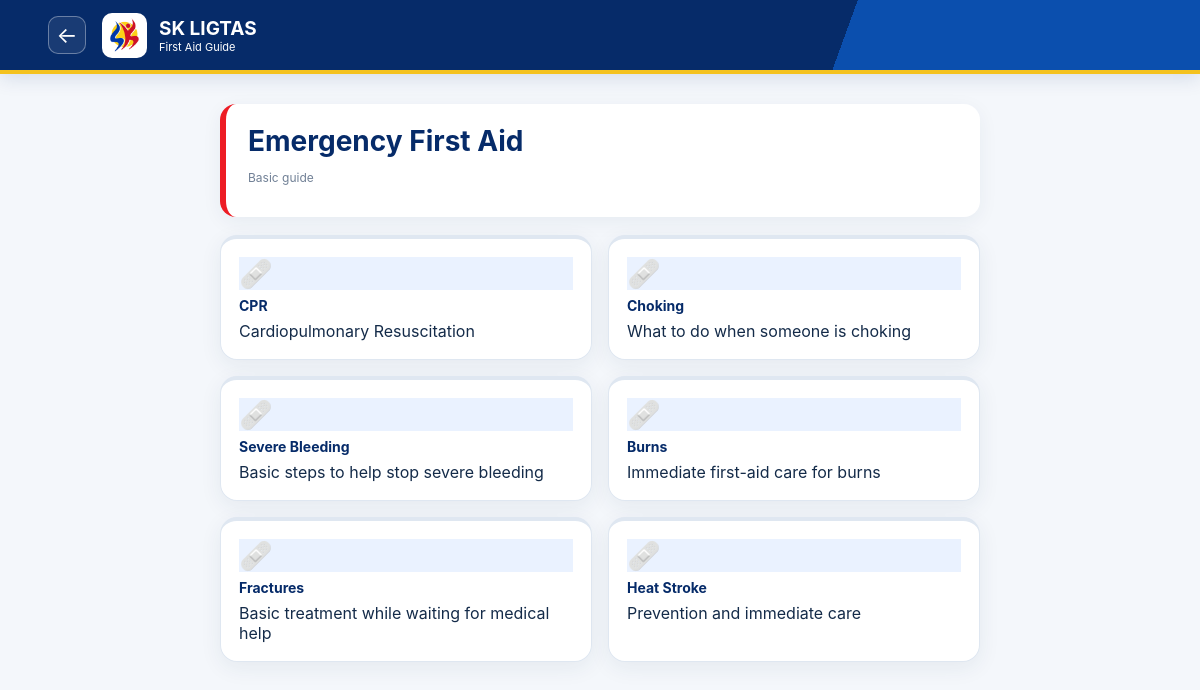
/pages/firstaid.php, run on the app's committed database.
### tables this page shows
CREATE TABLE IF NOT EXISTS first_aid (
    id INT AUTO_INCREMENT PRIMARY KEY,
    title VARCHAR(200) NOT NULL,
    description TEXT NOT NULL,
    created_at TIMESTAMP DEFAULT CURRENT_TIMESTAMP
);

### pages/firstaid.php (the view, shortened to what this page needs)
<?php
require_once __DIR__ . '/../api/config.php';
$items = $conn->query('SELECT id, title, description FROM first_aid ORDER BY id')->fetch_all(MYSQLI_ASSOC);
?><!doctype html>
<html>
<head>
	<link rel="stylesheet" href="../assets/style.css">
</head>
<body>
	<header class="header">
		<div class="brand">
			<a href="../index.php" class="back-link">&larr;</a>
			<div class="shield"><img src="../asset/sk-logo.png" alt="SK LIGTAS Logo"></div>
			<div><strong>SK LIGTAS</strong><span>First Aid Guide</span></div>
		</div>
	</header>
	<main>
		<section class="page-shell">
			<div class="section-title">
				<h1>Emergency First Aid</h1>
				<p>Basic guide</p>
			</div>
			<div class="tiles">
				<?php foreach ($items as $item): ?>
					<div class="tile">
						<div class="tile-icon">&#129657;</div>
						<b><?= htmlspecialchars($item['title'], ENT_QUOTES, 'UTF-8') ?></b>
						<div class="instruction-list">
							<?php foreach (preg_split('/\r\n|\r|\n/', trim($item['description'])) as $instruction): ?>
								<?php if (trim($instruction) !== ''): ?>
									<div class="instruction-line"><?= htmlspecialchars($instruction, ENT_QUOTES, 'UTF-8') ?></div>
								<?php endif; ?>
							<?php endforeach; ?>
						</div>
					</div>
				<?php endforeach; ?>
			</div>
		</section>
	</main>
</body>
</html>

### assets/style.css (style rules this page uses)
* { box-sizing:border-box }
html { scroll-behavior:smooth }
body { margin:0;font-family:Inter,Arial,sans-serif;background:#f4f7fb;color:#152238 }
a { text-decoration:none;color:inherit }
.header { position:sticky;top:0;z-index:1000;background:#fff;border-bottom:1px solid #e5e9ef;min-height:74px;padding:12px 4%;display:flex;align-items:center;justify-content:space-between;gap:20px }
.brand { display:flex;align-items:center;gap:12px }
.brand>div:last-child { display:flex;flex-direction:column }
.brand strong { font-size:19px;color:#073b8f }
.brand span { font-size:11px;color:#657185 }
.shield { width:45px;height:45px;border-radius:13px;background:#fff;display:grid!important;place-items:center;overflow:hidden;padding:3px }
.shield img { width:100%;height:100%;object-fit:contain;display:block }
.page-shell { width:min(760px,92%);margin:30px auto }
.section-title { margin-bottom:15px }
.section-title h1 { margin:0;font-size:28px }
.section-title p { color:#7b8493;font-size:12px }
.tiles { display:grid;grid-template-columns:repeat(2,1fr);gap:13px }
.tile { background:#fff;border:1px solid #e1e7ef;border-radius:17px;padding:18px;display:flex;flex-direction:column;gap:7px }
.tile-icon { font-size:27px }
.tile b { font-size:14px }
.back-link { color:#0754c7;font-size:22px;margin-right:2px }
:root { --pdf-navy:#062b69;--pdf-red:#ed1c24;--pdf-yellow:#f4c21f }
body { background-color:#f7f8fa;background-image:linear-gradient(rgba(6,43,105,.025) 1px,transparent 1px),linear-gradient(90deg,rgba(6,43,105,.025) 1px,transparent 1px);background-size:22px 22px }
.header { border-bottom-color:#d8dee8 }

### pages/firstaid.php (style rules this page uses)
:root { --sk-navy:#062b69;--sk-blue:#0754c7;--sk-red:#ed1c24;--sk-yellow:#f4c21f;--sk-bg:#f4f7fb;--sk-border:#dfe7f1 }
body { background:var(--sk-bg)!important;color:#142b49 }
.header { background:linear-gradient(110deg,var(--sk-navy) 0 70%,#0b4fae 70% 100%)!important;color:#fff!important;border-bottom:4px solid var(--sk-yellow)!important;box-shadow:0 5px 18px rgba(6,43,105,.12) }
.header .brand strong,.header .brand span { color:#fff!important }
.header .back-link { color:#fff!important;width:38px;height:38px;border:1px solid rgba(255,255,255,.35);border-radius:10px;display:grid;place-items:center;margin-right:4px;background:rgba(255,255,255,.08) }
.header .shield { background:#fff!important;color:var(--sk-red)!important;border-radius:10px!important }
.page-shell,.hospital-page,.evac-page { margin-top:30px!important }
.section-title,.hospital-header,.evac-header { background:#fff;border-left:6px solid var(--sk-red);border-radius:16px;padding:20px 22px;box-shadow:0 5px 20px rgba(24,56,92,.06);margin-bottom:18px!important }
.section-title h1,.hospital-header h1,.evac-header h1 { color:var(--sk-navy)!important }
.section-title p,.hospital-header p,.evac-header p { color:#718096!important }
.tiles { gap:16px!important }
.tile { border-top:4px solid var(--sk-blue)!important;background:#fff!important;box-shadow:0 6px 22px rgba(24,56,92,.07)!important;border-color:var(--sk-border)!important }
.tile-icon,.hospital-icon,.evac-icon { background:#eaf2ff!important;color:var(--sk-blue)!important }
.tile b,.hospital-card h2,.evac-info h2 { color:var(--sk-navy)!important }

### data on the page
first_aid: title "CPR", description "Cardiopulmonary Resuscitation"
first_aid: title "Choking", description "What to do when someone is choking"
first_aid: title "Severe Bleeding", description "Basic steps to help stop severe bleeding"
first_aid: title "Burns", description "Immediate first-aid care for burns"
first_aid: title "Fractures", description "Basic treatment while waiting for medical help"
first_aid: title "Heat Stroke", description "Prevention and immediate care"
